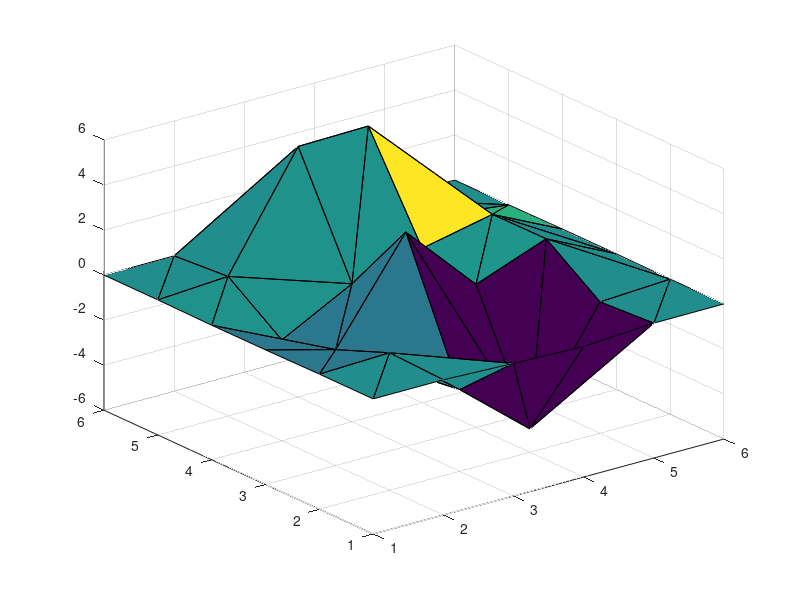

Write MATLAB code to recreate this figure. (Note: this script raises an error after producing the figure.)
%=============================================================================
% Copyright (c) 2016-present Allan CORNET (Nelson)
%=============================================================================
% This file is part of Nelson.
%=============================================================================
% LICENCE_BLOCK_BEGIN
% SPDX-License-Identifier: LGPL-3.0-or-later
% LICENCE_BLOCK_END
%=============================================================================
% <--ADV-CLI MODE-->
%=============================================================================
[x, y] = meshgrid(1:6, 1:6);
z = peaks(6);
T = delaunay(x, y);
f = figure('Visible', 'off');
h = trisurf(T, x, y, z);
asserts.istrue(isgraphics(h, 'patch'));
asserts.isequal(size(h), [1 1]);
asserts.isequal(h.FaceColor, 'flat');
asserts.isequal(size(h.Faces), size(T));
asserts.isequal(size(h.Vertices), [numel(x), 3]);
asserts.isequal(size(h.FaceVertexCData), [size(T, 1), 3]);
differentColorFound = false;
for k = 2:size(h.FaceVertexCData, 1)
  if ~isequal(h.FaceVertexCData(k, :), h.FaceVertexCData(1, :))
    differentColorFound = true;
    break
  end
end
asserts.istrue(differentColorFound);
%=============================================================================
h = trisurf(T, x, y, z, 'FaceAlpha', 0.4);
asserts.istrue(isgraphics(h, 'patch'));
asserts.isapprox(h.FaceAlpha, 0.4, 1e-12);
%=============================================================================
h = trisurf(T, x, y, z, 'FaceC', 'w', 'EdgeC', 'none', 'AmbientS', 0, ...
  'DiffuseS', 0.6, 'SpecularS', 1);
asserts.istrue(isgraphics(h, 'patch'));
asserts.isequal(h.FaceColor, [1 1 1]);
asserts.isequal(h.EdgeColor, 'none');
asserts.isapprox(h.AmbientStrength, 0, 1e-12);
asserts.isapprox(h.DiffuseStrength, 0.6, 1e-12);
asserts.isapprox(h.SpecularStrength, 1, 1e-12);
set(gca, 'color', 'k');
asserts.isequal(gca().Color, [0 0 0]);
%=============================================================================
h = trisurf(T, x, y, z, 'FaceColor', [0.8 0.8 1.0], 'EdgeColor', 'k');
lighting(gca(), 'gouraud');
asserts.istrue(isgraphics(h, 'patch'));
asserts.isequal(h.FaceColor, [0.8 0.8 1.0]);
asserts.isequal(h.EdgeColor, [0 0 0]);
asserts.isequal(h.FaceLighting, 'gouraud');
asserts.isequal(h.EdgeLighting, 'gouraud');
%=============================================================================
h = trisurf(T, x, y, z, z);
asserts.istrue(isgraphics(h, 'patch'));
asserts.isequal(size(h.FaceVertexCData), [size(T, 1), 3]);
%=============================================================================
TO = triangulation(T, x(:), y(:), z(:));
h = trisurf(TO);
asserts.istrue(isgraphics(h, 'patch'));
%=============================================================================
P = randn(30, 3);
T = convhulln(P);
h = trisurf(T, P(:, 1), P(:, 2), P(:, 3), 'FaceAlpha', 0.4);
asserts.istrue(isgraphics(h, 'patch'));
asserts.isequal(size(h), [1 1]);
asserts.isequal(size(h.Faces), size(T));
asserts.isequal(size(h.Vertices), size(P));
asserts.isapprox(h.FaceAlpha, 0.4, 1e-12);
%=============================================================================
figure('Visible', 'off');
txt = evalc('trisurf(T, P(:, 1), P(:, 2), P(:, 3), ''FaceAlpha'', 0.4)');
asserts.isfalse(contains(txt, 'ans ='));
%=============================================================================
% per-vertex color data is accepted in any orientation: the coordinates are
% row vectors here while the color is a column vector of the same length
figure('Visible', 'off');
tri = [1 2 3; 1 3 4];
xr = [0 1 1 0];
yr = [0 0 1 1];
zr = [0 0 1 1];
cCol = [0.1; 0.2; 0.3; 0.4];
h = trisurf(tri, xr, yr, zr, cCol);
asserts.istrue(isgraphics(h, 'patch'));
cRow = [0.1 0.2 0.3 0.4];
h2 = trisurf(tri, xr, yr, zr, cRow);
asserts.istrue(isgraphics(h2, 'patch'));
%=============================================================================
% a color vector whose length differs from the number of vertices is rejected
assert_checkerror('trisurf([1 2 3; 1 3 4], [0 1 1 0], [0 0 1 1], [0 0 1 1], [1 2 3])', getString(message('Nelson:dimagree:colorDataSizeZ')));
%=============================================================================
